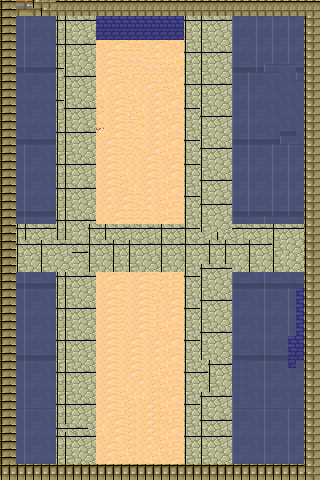

Tiled map render using the project's own tile images. Description and the map definition, with tile-layer contents summarised, below:
An orthogonal 40x60 tile map with 8x8 px tiles, 1 tile layer (tiles), 2 tilesets and 9 objects.

<map version="1.0" orientation="orthogonal" renderorder="right-down" width="40" height="60" tilewidth="8" tileheight="8" nextobjectid="16">
 <tileset firstgid="1" name="road" tilewidth="8" tileheight="8" tilecount="648" columns="24">
  <image source="sewer_tileset.png" width="192" height="217" />
 </tileset>
 <tileset firstgid="649" name="building" tilewidth="8" tileheight="8" tilecount="792" columns="33">
  <image source="tmw_desert_spacing.png" width="265" height="199" />
 </tileset>
 <layer name="tiles" width="40" height="60">
  <data>[2400 cells, 2400 non-empty, 81 distinct tile ids]</data>
 </layer>
 <objectgroup color="#aa0000" name="crossroad">
  <object id="13" x="65" y="243" width="16" height="12" />
  <object id="14" x="196" y="239" width="23" height="18" />
 </objectgroup>
 <objectgroup color="#ffff00" name="road">
  <object id="2" x="56" y="-1" width="39" height="480" />
  <object id="3" x="186" y="2" width="46" height="478" />
  <object id="4" x="1" y="228" width="318" height="42" />
 </objectgroup>
 <objectgroup color="#ff0000" name="wall">
  <object id="6" x="2" y="17" width="15" height="460" />
  <object id="7" x="1" y="1" width="319" height="14" />
  <object id="9" x="304" y="2" width="16" height="473" />
  <object id="15" x="4.5" y="463" width="319" height="14" />
 </objectgroup>
</map>
